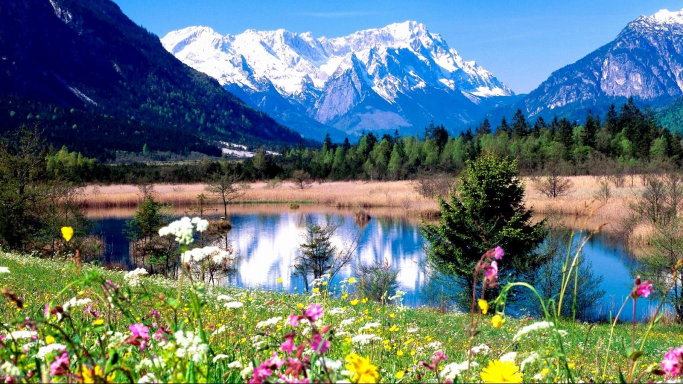
#> input picture image.jpg, 1366 x 768 px (shown at 1/2 size)
$ python assignment1.py
#> lines starting #> are read from the running program, lines starting #| are printed output that depends on the picture; after the words box and inside, x2 and y2 are one past the last pixel; in counts of white or black regions, pixels touching at a corner belong together
import matplotlib.pyplot as plt
import cv2

def main():
    # Read in the image
    img_path = './image.jpg'
    image_rgb = plt.imread(img_path)
#> image_rgb is the input picture: shape (768, 1366, 3); mean R, G, B 98.2, 118.5, 121.8

    # Convert to red green and blue channels and also in grayscal and in binary
    image_red = image_rgb[:, :, 0]
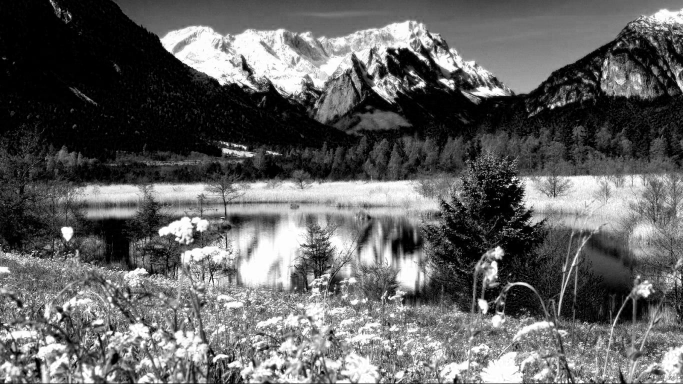
#> image_red: shape (768, 1366) (shown at 1/2 size); min 0, max 255, mean 98.2
    image_green = image_rgb[:, :, 1]
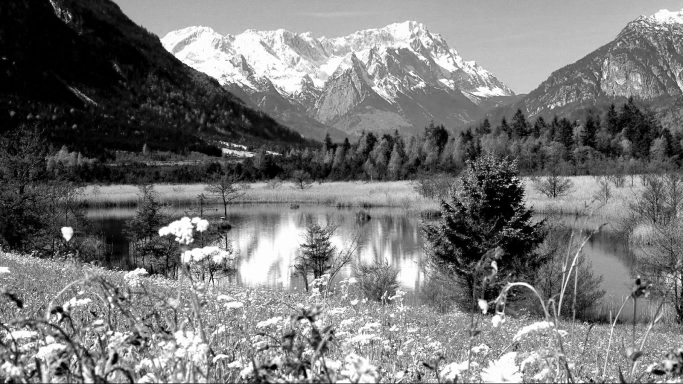
#> image_green: shape (768, 1366) (shown at 1/2 size); min 0, max 255, mean 118.5
    image_blue = image_rgb[:, :, 2]
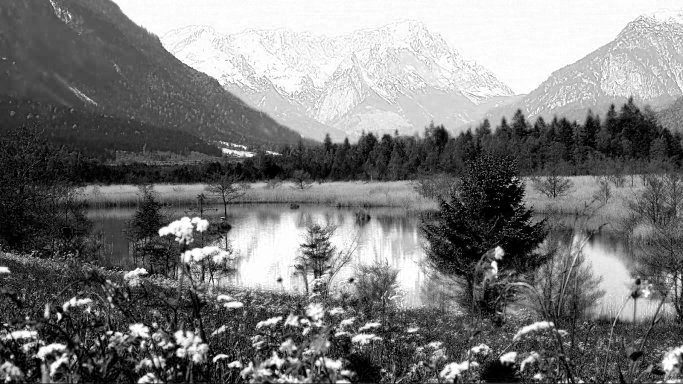
#> image_blue: shape (768, 1366) (shown at 1/2 size); min 0, max 255, mean 121.8

    image_grayscale = cv2.cvtColor(image_rgb, cv2.COLOR_RGB2GRAY)
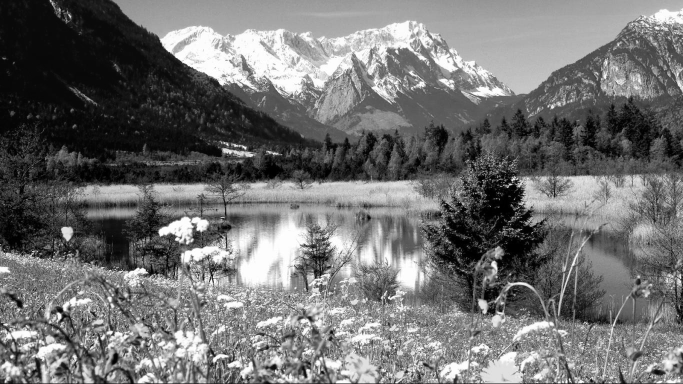
#> image_grayscale: shape (768, 1366) (shown at 1/2 size); min 0, max 255, mean 112.8
    image_binary = cv2.threshold(image_grayscale, 50, 255, cv2.THRESH_BINARY)[1]
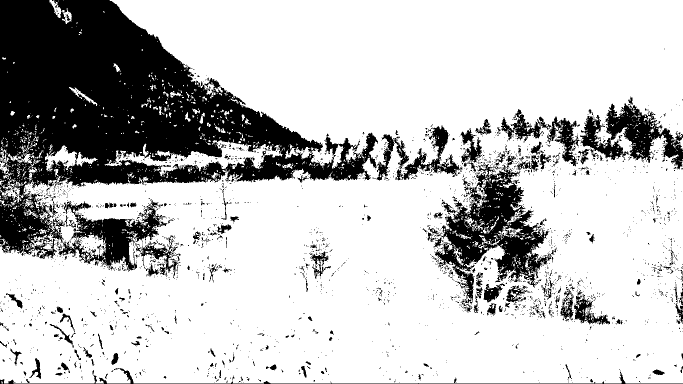
#> image_binary: shape (768, 1366) (shown at 1/2 size); 76.6% white; 2668 black regions (2439 under 20 px), largest, box (x1, y1, x2, y2) and area: (0, 0, 818, 544) 171404, (868, 311, 1107, 607) 24568, (1160, 207, 1366, 339) 11046

    # Plot the images
    images = [image_rgb, image_red, image_green, image_blue, image_grayscale, image_binary]
    titles = ['RGB', 'Red', 'Green', 'Blue', 'Grayscale', 'Binary']

    plt.figure(figsize=(20, 20))
    for i in range(6):
        plt.subplot(2, 3, i + 1)
        plt.title(titles[i])
        ch = len(images[i].shape)
        if ch == 3:
            plt.imshow(images[i])
        else:
            #plot in red green and blue channels
            plt.imshow(images[i], cmap='gray')

    plt.savefig('./image_figure')

    #calculate the histogram of the image
    hist_grayscale = cv2.calcHist([image_blue],[0],None,[256],[0,256])
#> hist_grayscale = 256 values, max 31219 at index 255, min 1825 at index 169, mean 4098
    hist_red = cv2.calcHist([image_rgb],[2],None,[256],[0,256])
#> hist_red has the same summary as hist_grayscale
    hist_green = cv2.calcHist([image_rgb],[1],None,[256],[0,256])
#> hist_green = 256 values, max 28123 at index 0, min 1283 at index 230, mean 4098
    hist_blue = cv2.calcHist([image_rgb],[0],None,[256],[0,256])
#> hist_blue = 256 values, max 98414 at index 0, min 1856 at index 218, mean 4098
    hist_binary = cv2.calcHist([image_binary],[0],None,[256],[0,256])
#> hist_binary = 256 values, max 803678 at index 255, min 0 at index 1, mean 4098

    histogram_images = [hist_grayscale, hist_red, hist_green, hist_blue, hist_binary]
    histogram_titles = ['Grayscale', 'Red', 'Green', 'Blue', 'Binary']

    plt.figure(figsize=(20, 20))
    for i in range(5):
        plt.subplot(2, 3, i + 1)
        plt.title(histogram_titles[i])
        plt.plot(histogram_images[i])
        if histogram_titles[i] == 'Binary':
            plt.xlim([-10, 260])
        else:
            plt.xlim([0, 256])
    plt.show()
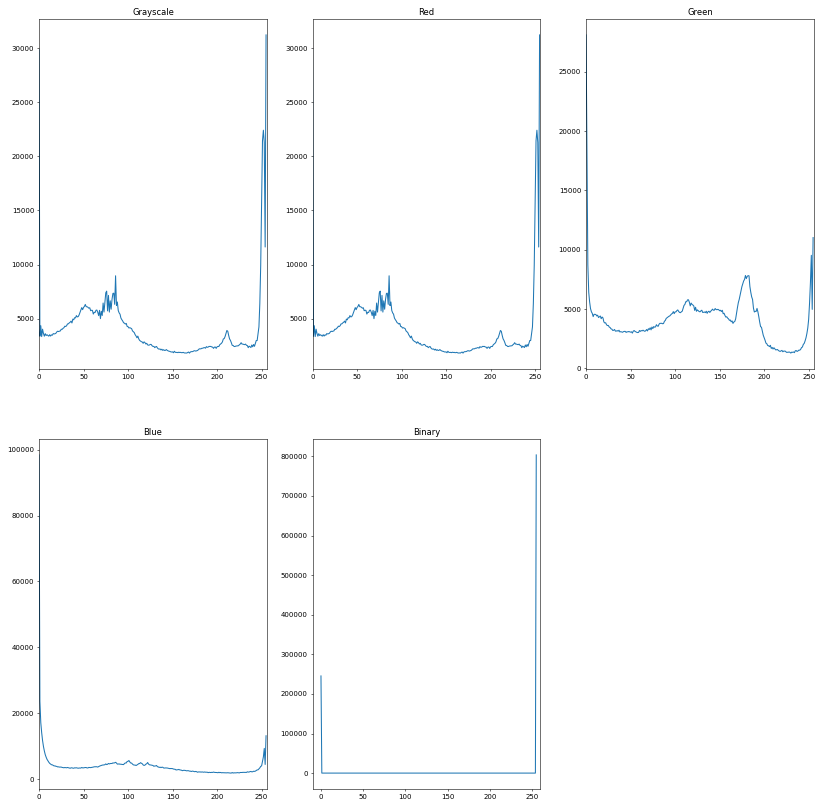
#> figure drawn by matplotlib, 5 panels; panel 1: curve peaks at x = 255, y = 31219; panel 2: curve peaks at x = 255, y = 31219; panel 3: curve peaks at x = 0, y = 28123; panel 4: curve peaks at x = 0, y = 98414


if __name__=='__main__':
    main()

$ run again, with routine41.jpg copied over image.jpg
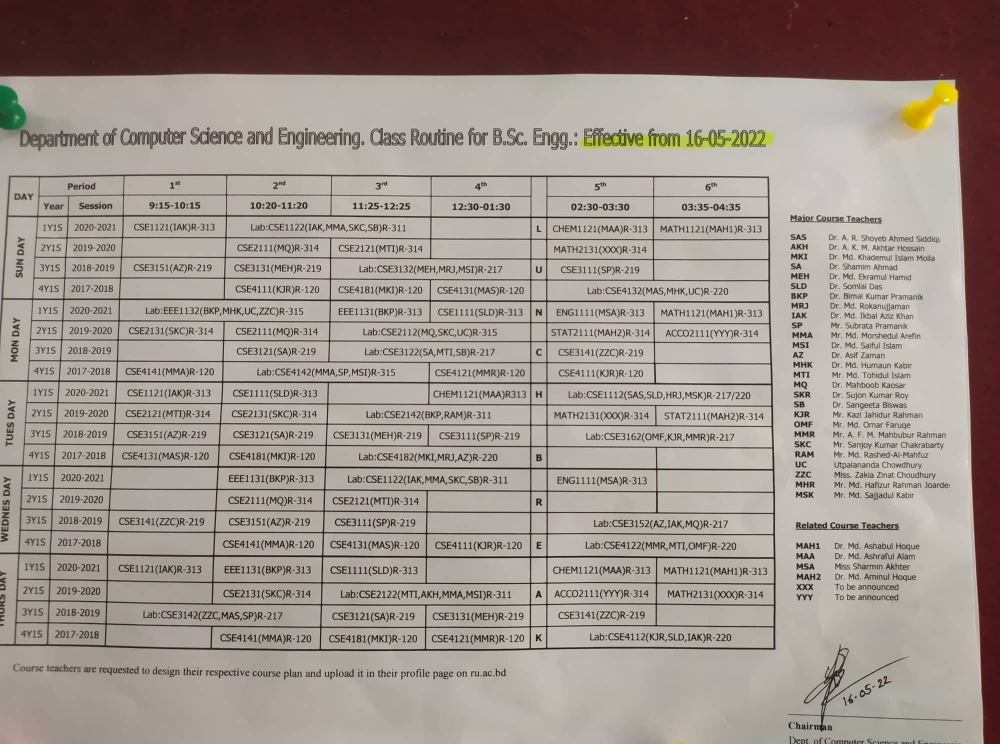
#> input picture routine41.jpg, 2000 x 1488 px (shown at 1/2 size)
#> in main, image_rgb is the input picture: shape (1488, 2000, 3); mean R, G, B 157.9, 147.1, 140.8
#> in main, `image_green = image_rgb[:, :, 1]`:
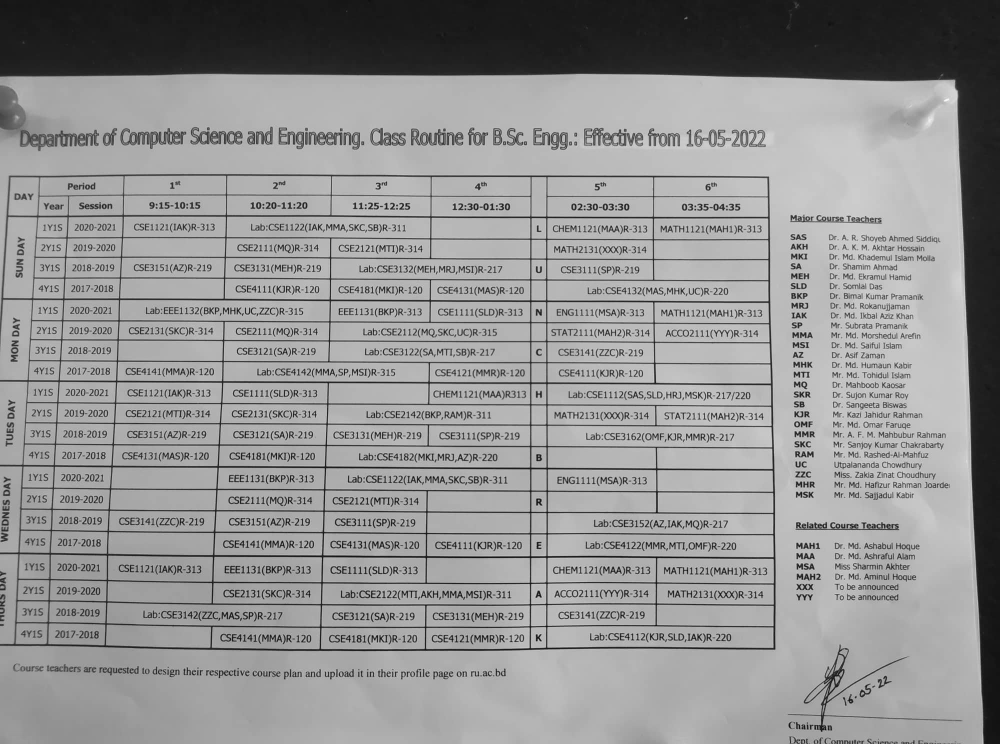
#> image_green: shape (1488, 2000) (shown at 1/2 size); min 0, max 255, mean 147.1
#> in main, `image_binary = cv2.threshold(image_grayscale, 50, 255, cv2.THRESH_BINA..`:
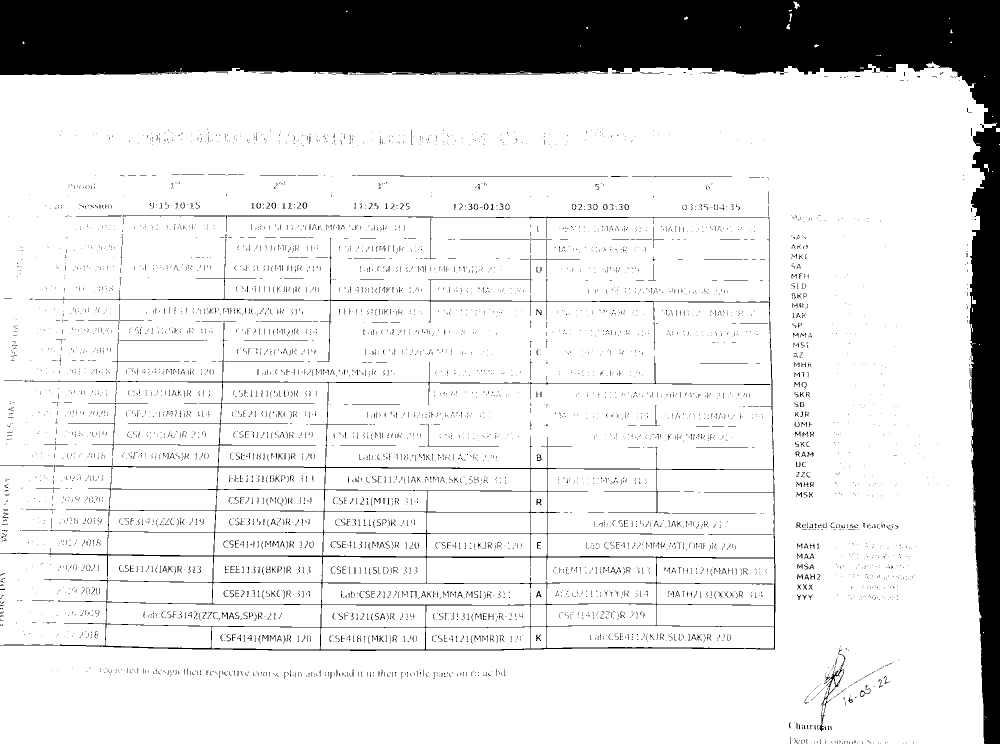
#> image_binary: shape (1488, 2000) (shown at 1/2 size); 85.6% white; 6332 black regions (5869 under 20 px), largest, box (x1, y1, x2, y2) and area: (0, 0, 2000, 1488) 352486, (0, 440, 1551, 1302) 26726, (69, 476, 1536, 724) 2868
#> hist_grayscale = 256 values, max 93889 at index 175, min 0 at index 229, mean 11625
#> hist_red has the same summary as hist_grayscale
#> hist_green = 256 values, max 98863 at index 181, min 0 at index 240, mean 11625
#> hist_blue = 256 values, max 100443 at index 188, min 0 at index 0, mean 11625
#> hist_binary = 256 values, max 2548915 at index 255, min 0 at index 1, mean 11625
